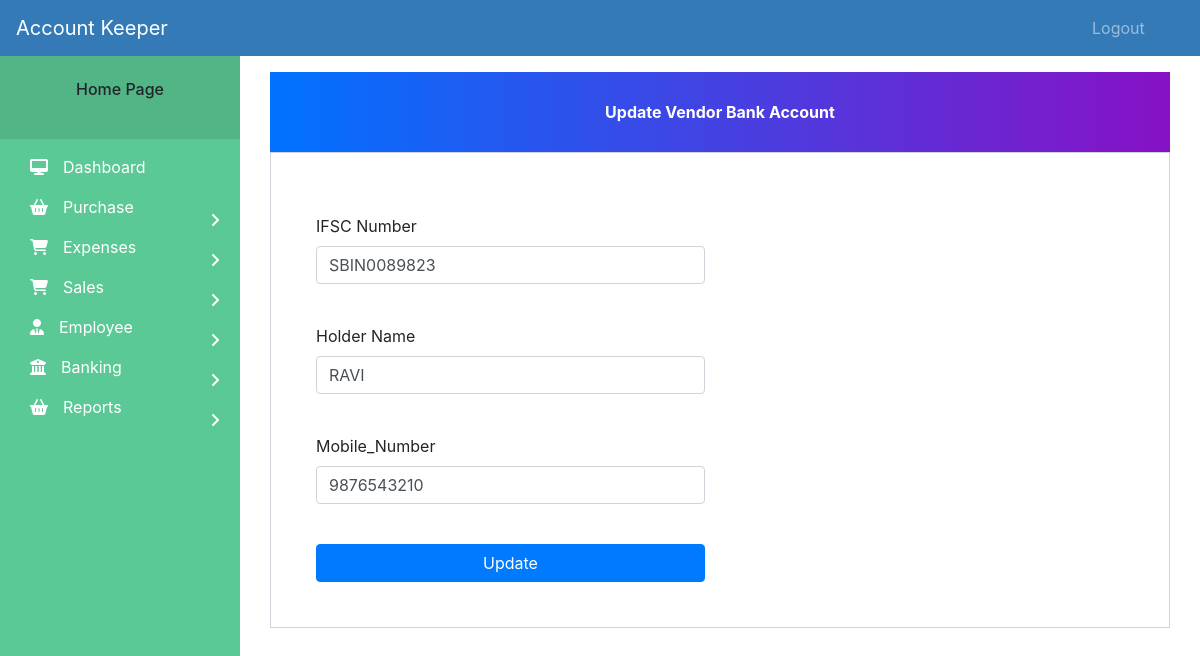
The page /update-vendor-bank/1 on the database its author committed.
### Banking/models.py (models this page shows)
class Vendor(models.Model):
    Bank_Name = models.CharField(max_length = 30)
    IFSC_Number = models.CharField(max_length = 10)
    Account_Number = models.IntegerField()
    Holder_Name = models.CharField(max_length = 25)
    Mobile_Number = models.IntegerField()
    class Meta:
        db_table = 'Vendor'

### Banking/views.py (the view, shortened to what this page needs)
# urls.py: path('update-vendor-bank/<int:id>', bnkView.update_vendor, name='update-vendor-bank'),
def update_vendor(request, id):
    vend = Vendor.objects.get(id = id)
    return render(request, 'Banking/update_vendor.html',{'vendor':vend})

### templates/Banking/update_vendor.html (shortened to what this page needs)
{% extends 'Base/navbar.html' %}
{% load widget_tweaks %}
{% block content %}
{% load static %}
<head>
  <link href="//maxcdn.bootstrapcdn.com/bootstrap/4.1.1/css/bootstrap.min.css" rel="stylesheet" id="bootstrap-css">
  <link rel="stylesheet" href="http://code.ionicframework.com/ionicons/2.0.1/css/ionicons.min.css">
  <link rel="stylesheet" href="{% static 'CSS/style.css' %}" type="text/css"/>
</head>
<br>
<div class="container">
  <div class="col-md">
      <div class="note">
    <p>Update Vendor Bank Account</p>
      </div>
      <div class="form-content">
        <div class="row">
          <div class="col-md-6">
    <form action="/update-vendor-bank/{{vendor.id}}" method="POST" autocomplete="off" id="form">
    <div class="form-group">
      <label>IFSC Number</label>
      <input type="text" class="form-control" value="{{vendor.IFSC_Number}}" name="IFSC_Number" id="IFSC_Number">
    </div>
    <div class="form-group">
      <label>Holder Name</label>
      <input type="text" class="form-control" value="{{vendor.Holder_Name}}" name="Holder_Name" id="Holder_Name">
    </div>
    <div class="form-group">
      <label>Mobile_Number</label>
      <input type="text" class="form-control" value="{{vendor.Mobile_Number}}" name="Mobile_Number" id="Mob_Number">
    </div>
      <input type="submit" value="Update" class="btn btn-primary btn-block">
  </form></div></div></div>
  </div>
</div>
{% endblock content %}

### templates/Base/navbar.html (style rules this page uses)
body { padding-left: 240px; }

### templates/Banking/update_vendor.html (style rules this page uses)
.note { text-align: center; height: 80px; background: -webkit-linear-gradient(left, #0072ff, #8811c5); color: #fff; font-weight: bold; line-height: 80px; }
.form-content { padding: 5%; border: 1px solid #ced4da; margin-bottom: 2%; }

### rows shown on the page
Vendor: IFSC_Number "SBIN0089823", Holder_Name "RAVI", Mobile_Number "9876543210"
